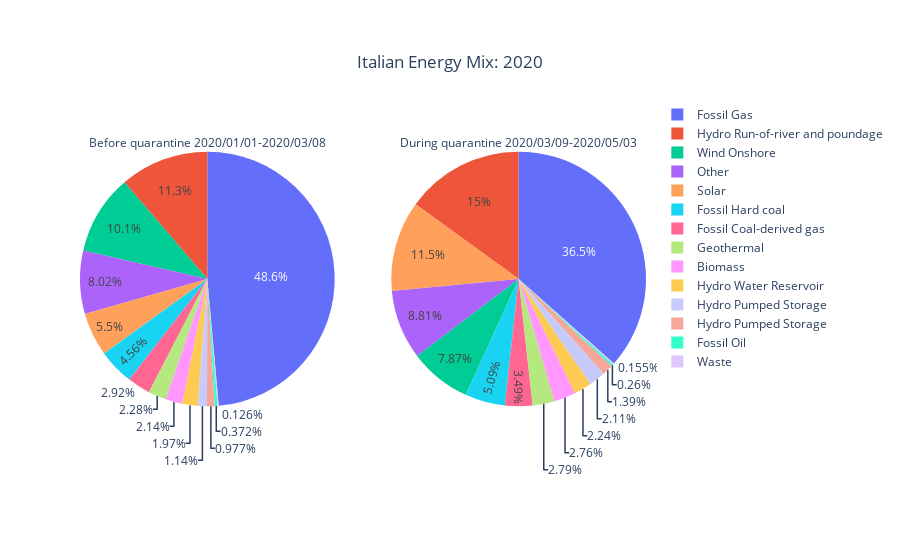
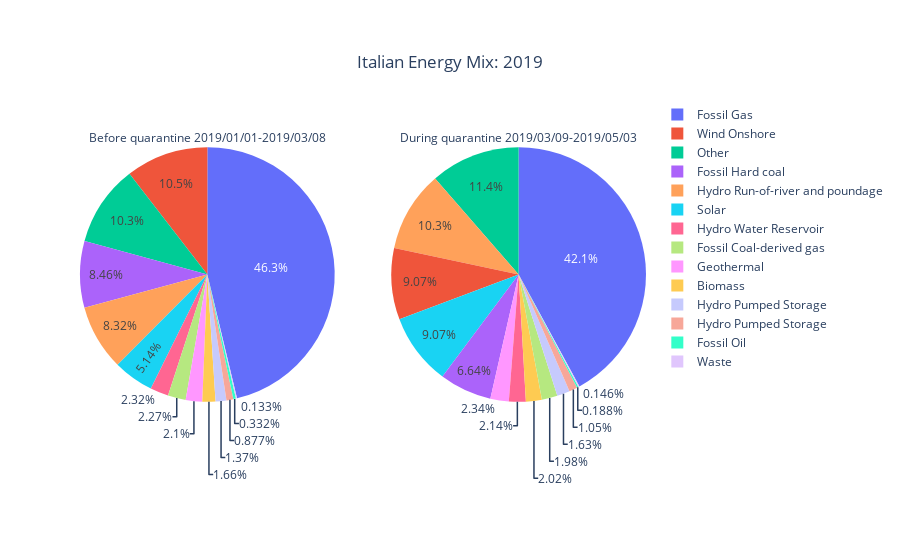

Source (notebook cell) for these figures, in order:
### Code cell
title1 = "Before quarantine 2020/01/01-2020/03/08"
title2 = "During quarantine 2020/03/09-2020/05/03"
df1 = df20.loc[(df20.index < datetime(2020,3,9))]
df2 = df20.loc[(df20.index >= datetime(2020,3,9)) & (df20.index <= datetime(2020,5,3))]
fig20 = makePie(df1, df2, title1, title2,"2020")


title1 = "Before quarantine 2019/01/01-2019/03/08"
title2 = "During quarantine 2019/03/09-2019/05/03"
df1 = df19.loc[(df19.index < datetime(2019,3,9))]
df2 = df19.loc[(df19.index >= datetime(2019,3,9)) & (df19.index <= datetime(2019,5,3))]
fig19 = makePie(df1, df2, title1, title2, "2019")

### Figure 1 — Plotly figure (JSON) as saved in the notebook; plotly's stock layout.template omitted (floating-point values rounded to 4 significant figures)
{"data": [{"domain": {"x": [0, 0.45], "y": [0, 1]}, "labels": ["Biomass", "Fossil Coal-derived gas", "Fossil Gas", "Fossil Hard coal", "Fossil Oil", "Geothermal", "Hydro Pumped Storage", "Hydro Pumped Storage ", "Hydro Run-of-river and poundage", "Hydro Water Reservoir", "Other", "Solar", "Waste", "Wind Onshore"], "title": {"text": "Before quarantine 2020/01/01-2020/03/08"}, "type": "pie", "values": [620.2, 844.9, 14070.0, 1320.0, 107.8, 661.6, 282.8, 331.0, 3265.0, 570.2, 2323.0, 1593.0, 36.53, 2937.0]}, {"domain": {"x": [0.55, 1], "y": [0, 1]}, "labels": ["Biomass", "Fossil Coal-derived gas", "Fossil Gas", "Fossil Hard coal", "Fossil Oil", "Geothermal", "Hydro Pumped Storage", "Hydro Pumped Storage ", "Hydro Run-of-river and poundage", "Hydro Water Reservoir", "Other", "Solar", "Waste", "Wind Onshore"], "title": {"text": "During quarantine 2020/03/09-2020/05/03"}, "type": "pie", "values": [656.0, 831.1, 8703.0, 1211.0, 61.91, 664.4, 330.0, 501.5, 3577.0, 532.8, 2099.0, 2735.0, 36.95, 1873.0]}], "layout": {"title": {"text": "Italian Energy Mix: 2020", "x": 0.5, "xanchor": "center", "y": 0.9, "yanchor": "top"}}}

### Figure 2 — Plotly figure (JSON) as saved in the notebook; plotly's stock layout.template omitted (floating-point values rounded to 4 significant figures)
{"data": [{"domain": {"x": [0, 0.45], "y": [0, 1]}, "labels": ["Biomass", "Fossil Coal-derived gas", "Fossil Gas", "Fossil Hard coal", "Fossil Oil", "Geothermal", "Hydro Pumped Storage", "Hydro Pumped Storage ", "Hydro Run-of-river and poundage", "Hydro Water Reservoir", "Other", "Solar", "Waste", "Wind Onshore"], "title": {"text": "Before quarantine 2019/01/01-2019/03/08"}, "type": "pie", "values": [521.7, 711.8, 14510.0, 2654.0, 104.3, 657.8, 275.1, 430.1, 2611.0, 728.9, 3226.0, 1613.0, 41.61, 3287.0]}, {"domain": {"x": [0.55, 1], "y": [0, 1]}, "labels": ["Biomass", "Fossil Coal-derived gas", "Fossil Gas", "Fossil Hard coal", "Fossil Oil", "Geothermal", "Hydro Pumped Storage", "Hydro Pumped Storage ", "Hydro Run-of-river and poundage", "Hydro Water Reservoir", "Other", "Solar", "Waste", "Wind Onshore"], "title": {"text": "During quarantine 2019/03/09-2019/05/03"}, "type": "pie", "values": [566.5, 554.6, 11770.0, 1858.0, 52.54, 655.1, 294.1, 455.1, 2872.0, 597.6, 3186.0, 2537.0, 40.75, 2538.0]}], "layout": {"title": {"text": "Italian Energy Mix: 2019", "x": 0.5, "xanchor": "center", "y": 0.9, "yanchor": "top"}}}
